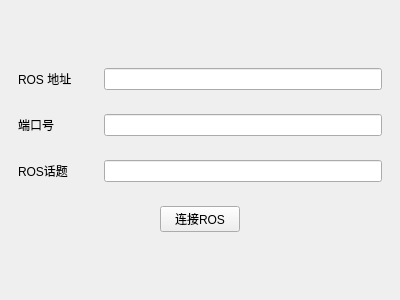
<?xml version="1.0" encoding="UTF-8"?>
<ui version="4.0">
 <class>ConfigPanel</class>
 <widget class="QWidget" name="ConfigPanel">
  <property name="geometry">
   <rect>
    <x>0</x>
    <y>0</y>
    <width>400</width>
    <height>300</height>
   </rect>
  </property>
  <property name="windowTitle">
   <string>Form</string>
  </property>
  <layout class="QHBoxLayout" name="horizontalLayout">
   <property name="leftMargin">
    <number>0</number>
   </property>
   <property name="topMargin">
    <number>0</number>
   </property>
   <property name="rightMargin">
    <number>0</number>
   </property>
   <property name="bottomMargin">
    <number>0</number>
   </property>
   <item>
    <widget class="QWidget" name="widget" native="true">
     <layout class="QVBoxLayout" name="verticalLayout">
      <item>
       <spacer name="verticalSpacer_2">
        <property name="orientation">
         <enum>Qt::Vertical</enum>
        </property>
        <property name="sizeHint" stdset="0">
         <size>
          <width>20</width>
          <height>40</height>
         </size>
        </property>
       </spacer>
      </item>
      <item>
       <widget class="QWidget" name="widget_2" native="true">
        <property name="sizePolicy">
         <sizepolicy hsizetype="Preferred" vsizetype="Fixed">
          <horstretch>0</horstretch>
          <verstretch>0</verstretch>
         </sizepolicy>
        </property>
        <layout class="QHBoxLayout" name="horizontalLayout_2">
         <item>
          <widget class="QLabel" name="label">
           <property name="minimumSize">
            <size>
             <width>80</width>
             <height>0</height>
            </size>
           </property>
           <property name="text">
            <string>ROS 地址</string>
           </property>
          </widget>
         </item>
         <item>
          <widget class="QLineEdit" name="ros_address"/>
         </item>
        </layout>
       </widget>
      </item>
      <item>
       <widget class="QWidget" name="widget_3" native="true">
        <property name="sizePolicy">
         <sizepolicy hsizetype="Preferred" vsizetype="Fixed">
          <horstretch>0</horstretch>
          <verstretch>0</verstretch>
         </sizepolicy>
        </property>
        <layout class="QHBoxLayout" name="horizontalLayout_3">
         <item>
          <widget class="QLabel" name="label_2">
           <property name="minimumSize">
            <size>
             <width>80</width>
             <height>0</height>
            </size>
           </property>
           <property name="text">
            <string>端口号</string>
           </property>
          </widget>
         </item>
         <item>
          <widget class="QLineEdit" name="ros_port"/>
         </item>
        </layout>
       </widget>
      </item>
      <item>
       <widget class="QWidget" name="widget_4" native="true">
        <property name="sizePolicy">
         <sizepolicy hsizetype="Preferred" vsizetype="Fixed">
          <horstretch>0</horstretch>
          <verstretch>0</verstretch>
         </sizepolicy>
        </property>
        <layout class="QHBoxLayout" name="horizontalLayout_4">
         <item>
          <widget class="QLabel" name="label_3">
           <property name="minimumSize">
            <size>
             <width>80</width>
             <height>0</height>
            </size>
           </property>
           <property name="text">
            <string>ROS话题</string>
           </property>
          </widget>
         </item>
         <item>
          <widget class="QLineEdit" name="ros_topic"/>
         </item>
        </layout>
       </widget>
      </item>
      <item>
       <widget class="QWidget" name="widget_5" native="true">
        <property name="sizePolicy">
         <sizepolicy hsizetype="Preferred" vsizetype="Fixed">
          <horstretch>0</horstretch>
          <verstretch>0</verstretch>
         </sizepolicy>
        </property>
        <layout class="QHBoxLayout" name="horizontalLayout_5">
         <item>
          <widget class="QPushButton" name="ros_connect">
           <property name="sizePolicy">
            <sizepolicy hsizetype="Fixed" vsizetype="Fixed">
             <horstretch>0</horstretch>
             <verstretch>0</verstretch>
            </sizepolicy>
           </property>
           <property name="text">
            <string>连接ROS</string>
           </property>
          </widget>
         </item>
        </layout>
       </widget>
      </item>
      <item>
       <spacer name="verticalSpacer">
        <property name="orientation">
         <enum>Qt::Vertical</enum>
        </property>
        <property name="sizeHint" stdset="0">
         <size>
          <width>20</width>
          <height>40</height>
         </size>
        </property>
       </spacer>
      </item>
     </layout>
    </widget>
   </item>
  </layout>
 </widget>
 <resources/>
 <connections/>
</ui>
